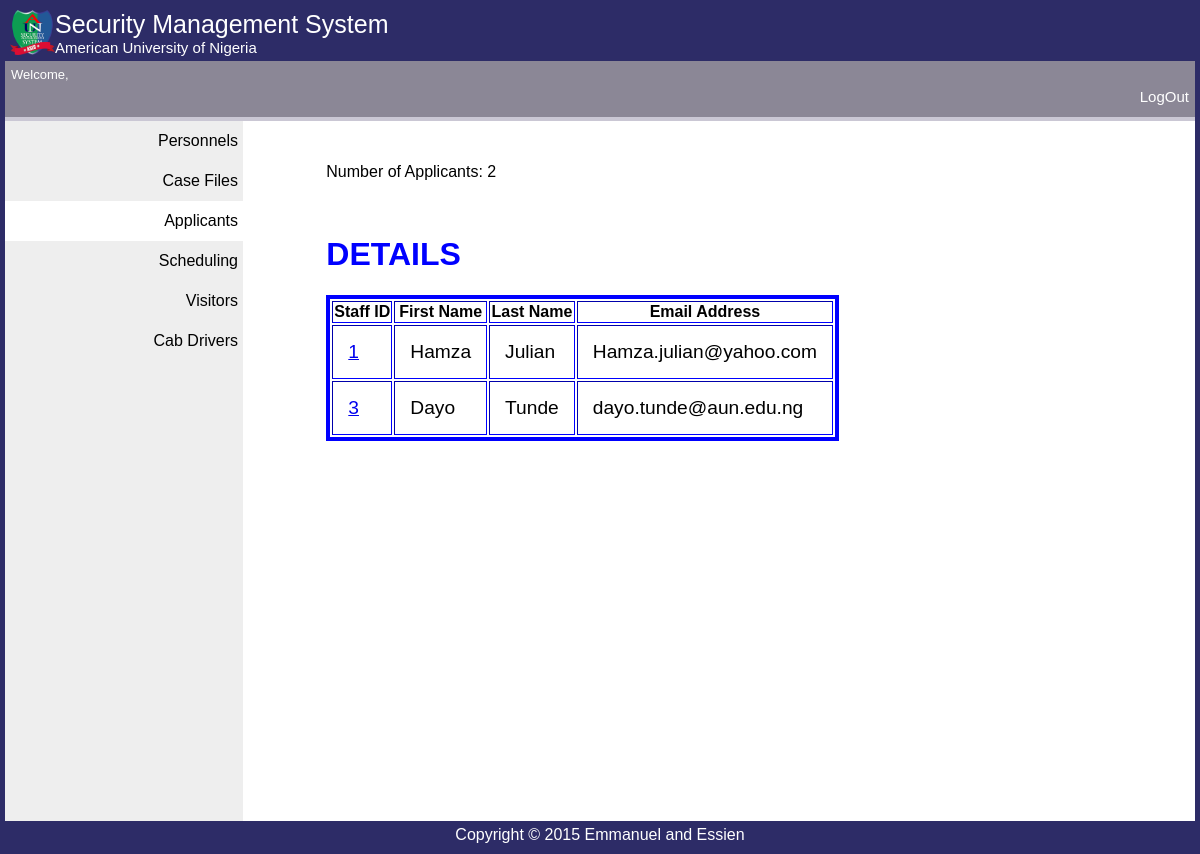
Page /CSO/view_app.php on the committed database.
### tables this page shows
CREATE TABLE IF NOT EXISTS `application` (
  `Application_ID` int(20) NOT NULL AUTO_INCREMENT,
  `Date_of_Application` datetime NOT NULL,
  `First_Name` varchar(20) NOT NULL,
  `Middle_Name` varchar(20) NOT NULL,
  `Last_Name` varchar(20) NOT NULL,
  `Gender` varchar(8) NOT NULL,
  `Date_of_Birth` date NOT NULL,
  `Marital Status` varchar(15) NOT NULL,
  `Religion` varchar(15) NOT NULL,
  `Phone_Number` varchar(15) NOT NULL,
  `Email Address` varchar(45) NOT NULL,
  `Street` varchar(30) NOT NULL,
  `City` varchar(20) NOT NULL,
  `LGA` varchar(20) NOT NULL,
  `State` varchar(20) NOT NULL,
  `Nationality` varchar(15) NOT NULL,
  `Postal_Address` varchar(45) NOT NULL,
  PRIMARY KEY (`Application_ID`),
  UNIQUE KEY `Recruitment ID_UNIQUE` (`Application_ID`)
);

### CSO/view_app.php (the view, shortened to what this page needs)
<!DOCTYPE html>
<html>
<head><title>CSO | ASEC</title>
	<link rel="stylesheet" type="text/css" href="../css/style.custom.css">
</head>
<body>
<div class="header">
<div class="banner">
	<img class="logo" src="../images/bg.png" />
	<p class="textbig">Security Management System</p>
	<p class="textmid">American University of Nigeria<p>
</div>
</div>
<div class="admin">
<p>Welcome, <?php echo "$_SESSION[firstname] $_SESSION[lastname]";?></p>
<a style="text-decoration:none;text-align:right;color:#fff;font-size:15px;"href="../logout.php"><p class="logout">LogOut</p></a></p>
</div>
<div class="nav">
<ul>
  <li><a href="./home.php">Personnels</a></li>
  <li><a href="./student.php">Case Files</a></li>
  <li class="select"><a href="./applicants.php">Applicants</a></li>
  <li><a href="./scheduling.php">Scheduling</a></li>
  <li><a href="./vistors.php">Visitors</a></li>
  <li><a href="./cab.php">Cab Drivers</a></li>
 </ul>
</div>
<div class="content">
	<p>Number of Applicants: <?php include_once '../includes/db_connect.php';
	$sql = "SELECT count(*) as count FROM Application";
	$result = $mysqli->query($sql);
	$row = $result->fetch_assoc();
	echo $row['count'];
	?>
</p>
	<br/><h1 style='color: blue'>DETAILS</h1>
	<table border='1' style='border:4px solid blue' id="iconTable">
		<tr>
			<th>Staff ID</th>
			<th>First Name</th>
			<th>Last Name</th>
			<th>Email Address</th>
		</tr>
	<?php
    $sql = 'SELECT * FROM Application';
	$result = $mysqli->query($sql);
	if ($result->num_rows > 0) {
		while($row = $result->fetch_assoc()) {
			echo "<tr><td><a href='./app_info.php?user_id=".$row['Application_ID']."'>".$row['Application_ID']."</a></td><td>".$row['First_Name']."</td><td>".$row['Last_Name']."</td><td>".$row['Email Address']."</td>
			</tr>";
		}
	}
?>
	</table>
</div>
<footer>
<div id="footer">
Copyright &copy; 2015 Emmanuel and Essien
</div>
</footer>
</body>
</html>

### css/style.custom.css (style rules this page uses)
.header { background-color:#2D2C67; color:white; padding:5px; }
.nav { line-height:30px; background-color:#eeeeee; height:700px; width:20%; float:left; padding:0px; font-family: Tahoma, Geneva, sans-serif; }
#footer { background-color:#2D2C67; font-family: Tahoma, Geneva, sans-serif; color:white; clear:both; text-align:center; padding:5px; }
.textbig { font-size:25px; }
.textmid { font-size:15px; }
.banner { font-family: Copperplate Gothic Light, sans-serif; }
.banner p { margin:0; }
.logo { width:45px; height:45px; float:left; }
.admin { background-color: #8B8796; margin:0; padding:3px; border-bottom: 4px solid #CAC7D4; font-family: Tahoma, Geneva, sans-serif; font-size: 13px; color:#fff; }
.admin p { padding:3px; margin:0; }
body { margin:0; padding:0; border: 5px solid #2d2c67; }
.nav ul { list-style-type: none; margin:0; padding: 0; }
.nav a { display: block; text-decoration: none; text-align: right; border-left-radius: 5px; padding: 5px; color:#000; }
.nav li { margin: 0; padding: 0; }
.select { background-color: #FFF; color: #000; }
.content { font-family: Tahoma, Geneva, sans-serif; margin-left:27%; margin-top:3.5%; }
#iconTable td { padding:15px; font-size:120%; }

### rows in the picture
application: Application_ID "1", First_Name "Hamza", Last_Name "Julian", Email Address "Hamza.julian@yahoo.com"
application: Application_ID "3", First_Name "Dayo", Last_Name "Tunde", Email Address "dayo.tunde@aun.edu.ng"

### other values in the picture
$row['count'] "2"
